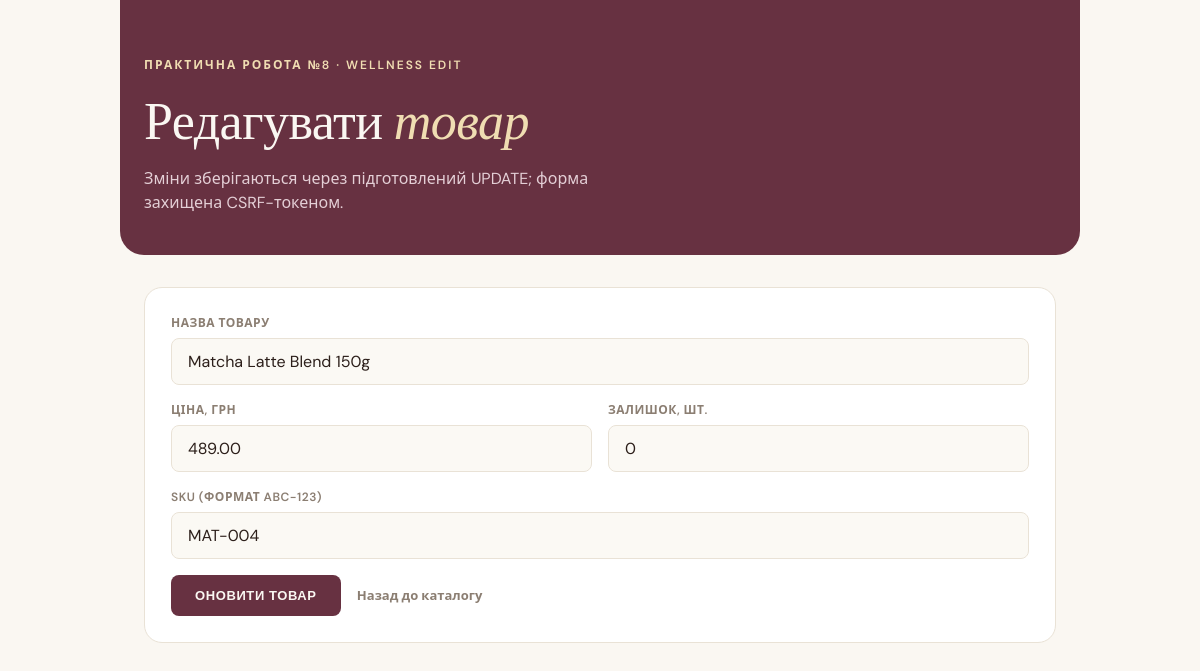
Page /edit.php?id=2 on the committed database.
### tables this page shows
CREATE TABLE IF NOT EXISTS products (
    id INT AUTO_INCREMENT PRIMARY KEY,
    name VARCHAR(255) NOT NULL,
    price DECIMAL(10, 2) NOT NULL,
    sku VARCHAR(20) NOT NULL UNIQUE,
    stock INT NOT NULL DEFAULT 0
);

### lib/products.php (called while the page is built, shortened)
<?php
function getProductById(PDO $pdo, int $id): ?array
{
    $stmt = $pdo->prepare('SELECT * FROM products WHERE id = :id');
    $stmt->execute([':id' => $id]);
    $row = $stmt->fetch();
    return $row !== false ? $row : null;
}

### lib/security.php (called while the page is built, shortened)
<?php
function h($value): string
{
    return htmlspecialchars((string) $value, ENT_QUOTES | ENT_SUBSTITUTE, 'UTF-8');
}

### edit.php (the view, shortened to what this page needs)
<?php
require_once __DIR__ . '/db.php';
require_once __DIR__ . '/lib/products.php';
$id = filter_input(INPUT_GET, 'id', FILTER_VALIDATE_INT) ?: filter_input(INPUT_POST, 'id', FILTER_VALIDATE_INT);
$existing = getProductById($pdo, $id);
$values = [
    'name'  => (string) $existing['name'],
    'price' => (string) $existing['price'],
    'sku'   => (string) $existing['sku'],
    'stock' => (string) $existing['stock'],
];
?>
<!DOCTYPE html>
<html lang="uk">
<head>
    <link rel="stylesheet" href="style.css">
</head>
<body>
    <div class="hero">
        <span class="eyebrow">Практична робота №8 · Wellness Edit</span>
        <h1>Редагувати <em>товар</em></h1>
        <p class="subtitle">Зміни зберігаються через підготовлений UPDATE; форма захищена CSRF-токеном.</p>
    </div>
    <div class="card form-card">
        <form method="post" action="edit.php" novalidate>
            <div class="field">
                <label for="name">Назва товару</label>
                <input type="text" id="name" name="name" value="<?= h($values['name']) ?>" required minlength="2" maxlength="255">
            </div>
            <div class="field-row">
                <div class="field">
                    <label for="price">Ціна, грн</label>
                    <input type="number" id="price" name="price" value="<?= h($values['price']) ?>" required min="0.01" max="99999999.99" step="0.01">
                </div>
                <div class="field">
                    <label for="stock">Залишок, шт.</label>
                    <input type="number" id="stock" name="stock" value="<?= h($values['stock']) ?>" required min="0" max="2147483647" step="1">
                </div>
            </div>
            <div class="field">
                <label for="sku">SKU (формат ABC-123)</label>
                <input type="text" id="sku" name="sku" value="<?= h($values['sku']) ?>" required pattern="[A-Za-z]+-\d+" maxlength="20">
            </div>
            <button type="submit" class="btn-primary">Оновити товар</button>
            <a href="index.php" class="btn-secondary-link">Назад до каталогу</a>
        </form>
    </div>
</body>
</html>

### style.css (style rules this page uses)
:root { --matcha: #CAC488; --butter: #F0DDB2; --orchid: #D4C0DC; --iceblue: #E7F8FF; --peppermint: #DCEECE; --plum: #673141; --plum-light: #8B4A5E; --cream: #FAF7F2; --ink: #2C1F1A; --ink-muted: #8B7E72; --border: #E9E2D6; --font-display: 'Fraunces', Georgia, serif; --font-body: 'DM Sans', system-ui, sans-serif; }
* { box-sizing: border-box; }
body { font-family: var(--font-body); max-width: 960px; margin: 0 auto; padding: 0 16px 48px; color: var(--ink); background: var(--cream); line-height: 1.5; font-weight: 400; }
.hero { background: var(--plum); color: var(--cream); margin: 0 -16px 24px; padding: 32px 18px 28px; border-radius: 0 0 18px 18px; }
.eyebrow { display: block; font-size: 11px; font-weight: 600; letter-spacing: 1.5px; text-transform: uppercase; color: var(--butter); margin-bottom: 14px; }
h1 { font-family: var(--font-display); font-weight: 400; font-size: 30px; line-height: 1.1; margin: 0 0 14px; color: var(--cream); letter-spacing: -0.5px; }
h1 em { font-style: italic; font-weight: 300; color: var(--butter); }
.subtitle { font-size: 14px; color: #E4CFD6; max-width: 480px; margin: 0; }
.card { background: #ffffff; border-radius: 14px; border: 1px solid var(--border); overflow: hidden; margin-bottom: 20px; overflow-x: auto; }
.form-card { padding: 18px; }
.field { margin-bottom: 16px; }
.field-row { display: grid; grid-template-columns: 1fr; gap: 16px; }
label { display: block; font-size: 12px; font-weight: 600; text-transform: uppercase; letter-spacing: 0.5px; color: var(--ink-muted); margin-bottom: 6px; }
input[type="text"], input[type="number"], select { width: 100%; font-family: var(--font-body); font-size: 15px; color: var(--ink); background: #FBF9F4; border: 1px solid var(--border); border-radius: 8px; padding: 11px 14px; transition: border-color 0.15s ease, background-color 0.15s ease; }
.btn-primary { display: inline-block; font-size: 13px; font-weight: 600; text-transform: uppercase; letter-spacing: 0.6px; color: var(--cream); background: var(--plum); border: none; border-radius: 8px; padding: 13px 24px; cursor: pointer; text-decoration: none; transition: background-color 0.15s ease; }
.btn-secondary-link { display: inline-block; font-size: 13px; font-weight: 600; color: var(--ink-muted); text-decoration: none; margin-left: 12px; }
@media (min-width: 640px) { body { padding: 0 24px 72px; } }
@media (min-width: 640px) { .hero { margin: 0 -24px 32px; padding: 56px 24px 40px; border-radius: 0 0 24px 24px; } }
@media (min-width: 640px) { .eyebrow { font-size: 12px; letter-spacing: 2px; margin-bottom: 18px; } }
@media (min-width: 640px) { h1 { font-size: 48px; margin: 0 0 18px; } }
@media (min-width: 640px) { .subtitle { font-size: 16px; } }
@media (min-width: 640px) { .card { border-radius: 18px; margin-bottom: 28px; overflow-x: visible; } }
@media (min-width: 640px) { .form-card { padding: 26px; } }
@media (min-width: 640px) { .field-row { grid-template-columns: 1fr 1fr; } }
@media (min-width: 640px) { input[type="text"], input[type="number"], select { font-size: 16px; padding: 12px 16px; } }
@media (min-width: 960px) { h1 { font-size: 52px; } }

### rows in the picture
products: name "Matcha Latte Blend 150g", price "489.00", stock "0", sku "MAT-004"
